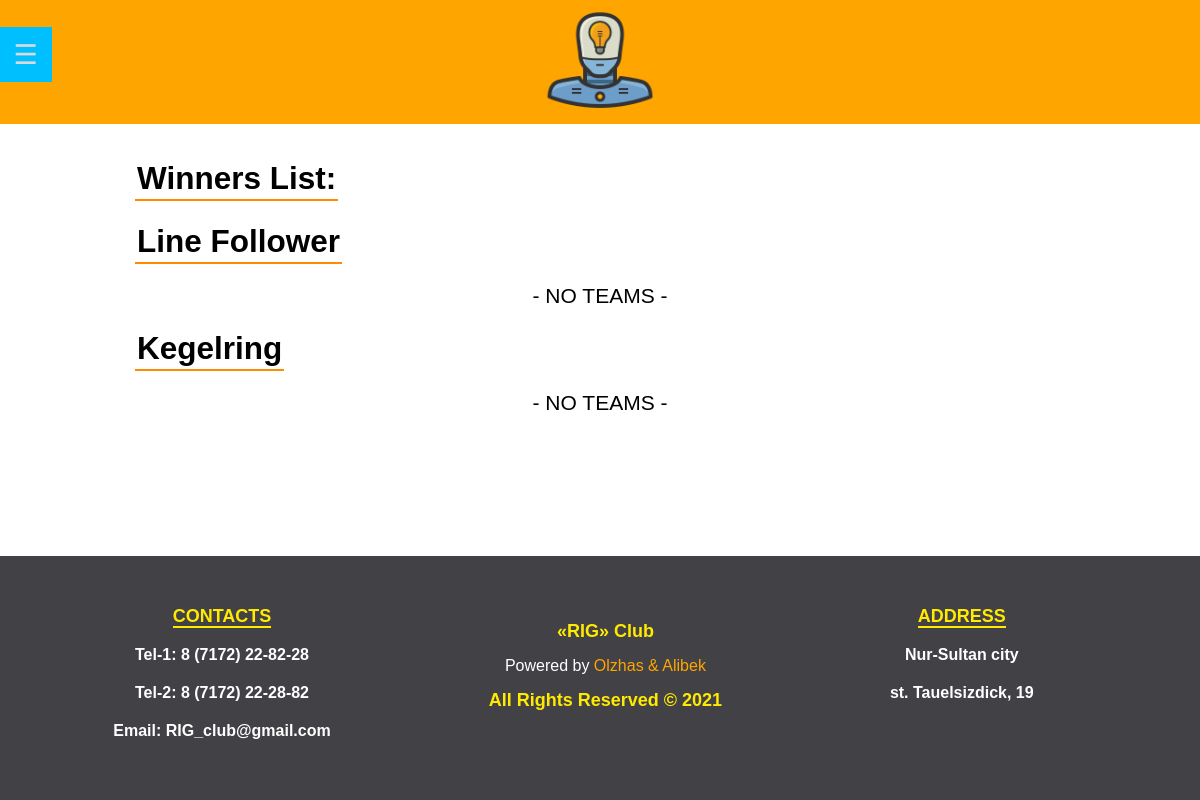
Page /statistics.php on the earlier database version.
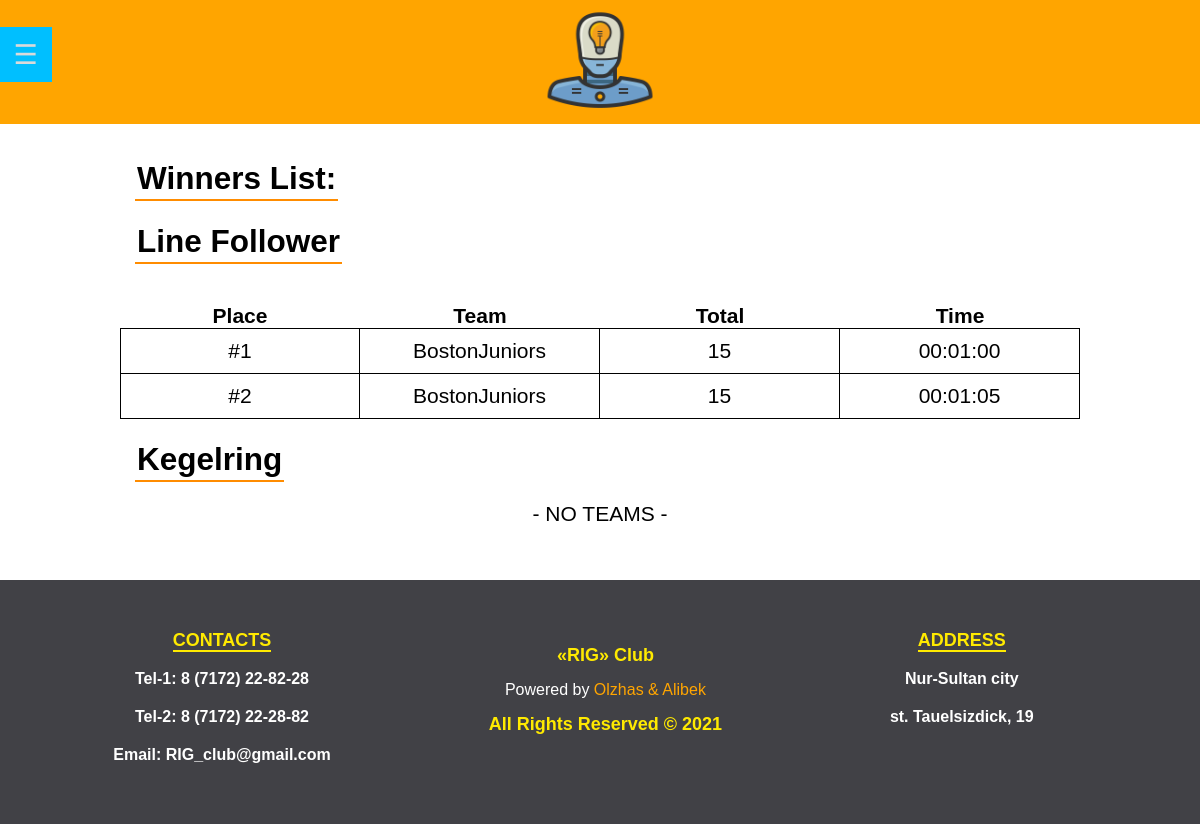
Same page on the later database version.
### tables this page shows
CREATE TABLE `linefollower` (
  `id` int(11) NOT NULL,
  `team_id` int(11) NOT NULL,
  `round` int(11) NOT NULL,
  `time` time NOT NULL,
  `task1` int(11) NOT NULL,
  `task2` int(11) NOT NULL,
  `task3` int(11) NOT NULL
);

CREATE TABLE `team` (
  `team_id` int(11) NOT NULL,
  `teamname` varchar(40) NOT NULL,
  `email` varchar(40) NOT NULL,
  `password` varchar(255) NOT NULL,
  `p1_fname` varchar(40) NOT NULL,
  `p1_lname` varchar(40) NOT NULL,
  `p2_fname` varchar(40) NOT NULL,
  `p2_lname` varchar(40) NOT NULL,
  `organisation` varchar(40) NOT NULL,
  `locality` varchar(120) NOT NULL,
  `category_id` int(11) NOT NULL,
  `phonenumber` varchar(10) NOT NULL
);

### php/getFinalResults.php (called while the page is built, shortened)
<?php
function finalTable($conn, $tableName, $round) {
    $tableName = trim($tableName);
    $tableName = mysqli_real_escape_string($conn, $tableName);
    $tableName = stripslashes($tableName);
    $stmt = "SELECT id, teamname, task1, task2, task3,
       (task1 + task2 + task3) as 'total', time FROM `%s`
       INNER JOIN `team` ON `%s`.team_id=team.team_id WHERE
       round = %d ORDER BY total DESC, time ASC";
    $query = sprintf($stmt, $tableName, $tableName, $round);
    $result = mysqli_query($conn, $query);
    $n = mysqli_num_rows($result);
    $records = array();
    for ($i = 0; $i < $n; $i++) {
        $row = mysqli_fetch_assoc($result);
        $records[] = $row;
    }
    return $records;
}
function bubbleSort($array) {
    if (!$length = count($array)) {
        return $array;
    }
    for ($outer = 0; $outer < $length; $outer++) {
        for ($inner = 0; $inner < $length; $inner++) {
            if ($array[$outer]["total"] > $array[$inner]["total"]) {
                $tmp = $array[$outer];
                $array[$outer] = $array[$inner];
                $array[$inner] = $tmp;
            } else if ($array[$outer]["total"] == $array[$inner]["total"]) {
                if ($array[$outer]["time"] < $array[$inner]["time"]) {
                    $tmp = $array[$outer];
                    $array[$outer] = $array[$inner];
                    $array[$inner] = $tmp;
                }
            }
        }
    }
    return $array;
}
function getFinalResults($conn, $category) {
    $arr1 = finalTable($conn, $category, 1);
    $arr2 = finalTable($conn, $category, 2);
    $arr3 = finalTable($conn, $category, 3);
    $arrFinal = [];
    $counter = 0;
    foreach ($arr1 as $value) {
        $arrFinal[$counter]["id"] = $value["id"];
        $arrFinal[$counter]["teamname"] = $value["teamname"];
        $id = 0;
        if ($value["total"] > $arr2[$id]["total"]) {
            $arrFinal[$counter]["task1"] = $value["task1"];
            $arrFinal[$counter]["task2"] = $value["task2"];
            $arrFinal[$counter]["task3"] = $value["task3"];
            $arrFinal[$counter]["total"] = $value["total"];
            $arrFinal[$counter]["time"] = $value["time"];
        } else if ($value["total"] < $arr2[$id]["total"]) {
            $arrFinal[$counter]["task1"] = $arr2[$id]["task1"];
            $arrFinal[$counter]["task2"] = $arr2[$id]["task2"];
            $arrFinal[$counter]["task3"] = $arr2[$id]["task3"];
            $arrFinal[$counter]["total"] = $arr2[$id]["total"];
            $arrFinal[$counter]["time"] = $arr2[$id]["time"];
        }
        $counter++;
    }
    foreach ($arrFinal as $key=>$value) {
        $id = 0;
    }
    return bubbleSort($arrFinal);
}

### statistics.php (the view, shortened to what this page needs)
<?php
require "includes/header.php";
require "php/getFinalResults.php";
$categories = [
    ["Line Follower", "linefollower"],
    ["Kegelring", "kegelring"]
];
?>
<div class="wrapper">
    <div id="left-right">
        <div class="block0">
            <h2>Winners List: </h2>
            <br>
            <?php
            foreach ($categories as $category) {
                echo "<h2>" . $category[0] . "</h2>";
                $table = getFinalResults($conn, $category[1]);
                if (empty($table)) {
                    echo "<div class='centerLock'><p> - NO TEAMS - </p></div>";
                } else {
                    $counter = 0;
                    ?>
                    <div id="table_scores_winners">
                        <div id="tsLeftHead">Place</div>
                        <div id="tsRighterHead">Team</div>
                        <div id="tsRighterHead">Total</div>
                        <div id="tsRighterHead">Time</div>
                        <?php foreach ($table as $a): ?>
                            <div id="tsLeftBlock">#<?= ++$counter ?></div>
                            <div id="tsRighterBlock"><?= $a["teamname"] ?></div>
                            <div id="tsRighterBlock"><?= $a["total"] ?></div>
                            <div id="tsRighterBlock"><?= $a["time"] ?></div>
                            <?php
                        endforeach; ?>
                    </div>
                <?php }
            } ?>
        </div>
    </div>
</div>
<?php
require "includes/footer.php";
?>

Differences in the rows shown:
added linefollower: team.teamname "BostonJuniors", total "15", time "00:01:00"
added linefollower: team.teamname "BostonJuniors", total "15", time "00:01:05"
Other differences:
list line gone: "- NO TEAMS -"
new list line: "Place Team Total Time"
